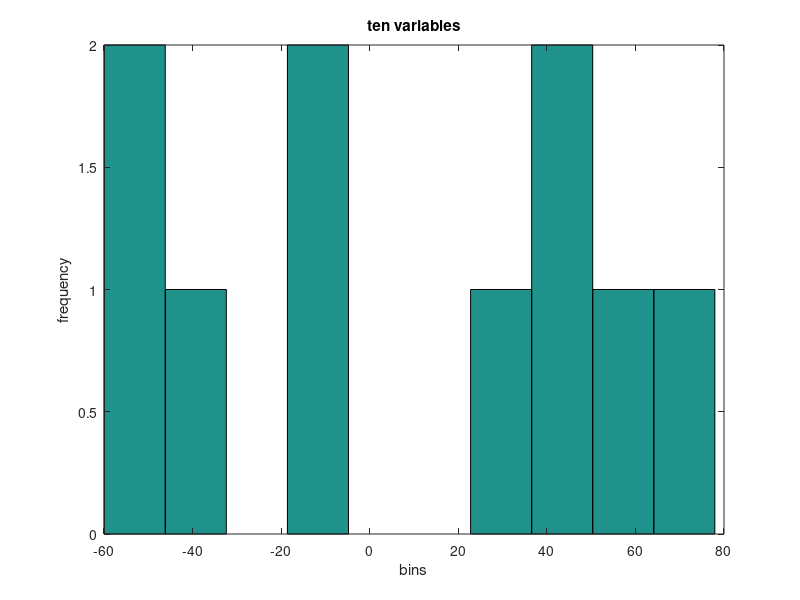
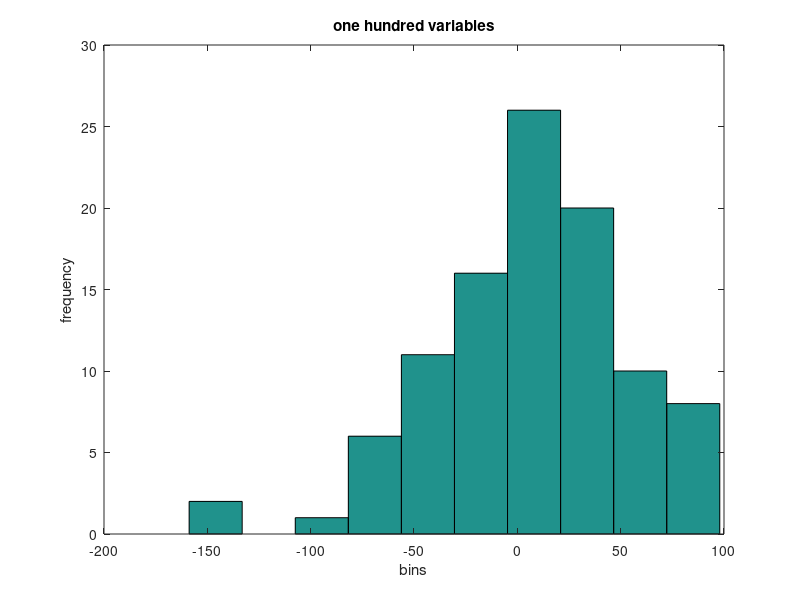
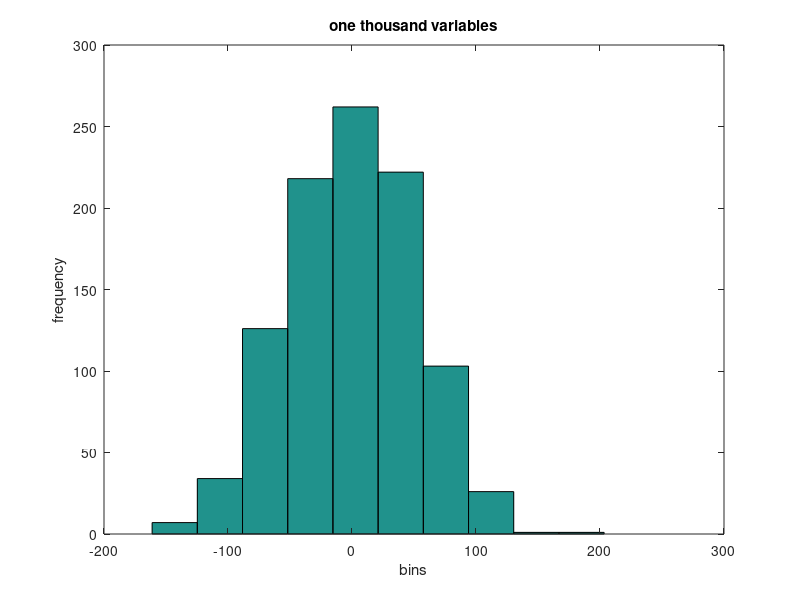
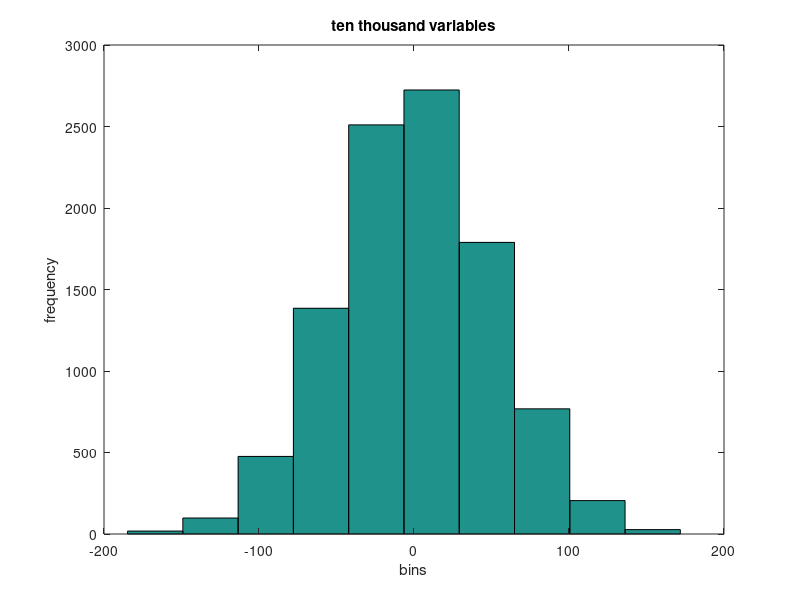

The MATLAB source for these figures, in order:
%%biweekly assignment 2 -Anthony Beckner
%assign variables and create vectors
varTen = 50*randn(10,1);
varHundred = 50*randn(100,1);
varThousand = 50*randn(1000,1);
varTT = 50*randn(10000,1);
n = 0;

%%Question 1

%%Part 1 -histogram
%evry three lines is: figure#; generate histogram; title and label
figure(1);
hist(varTen);
title('ten variables');ylabel('frequency');xlabel('bins');
figure(2)
hist(varHundred);
title('one hundred variables');ylabel('frequency');xlabel('bins');
figure(3)
hist(varThousand);
title('one thousand variables');ylabel('frequency');xlabel('bins');
figure(4)
hist(varTT);
title('ten thousand variables');ylabel('frequency');xlabel('bins');


%%Part 2 -greater than 50
for i = 1:length(varTen)
    if varTen(i) > 50
        n = n + 1;
    end
end
probabilityAboveFiftyInTen = n/length(varTen);
n = 0;
for i = 1:length(varHundred)
    if varHundred(i) > 50
        n = n + 1;
    end
end
probabilityAboveFiftyInHundred = n/length(varHundred);
n = 0;
for i = 1:length(varThousand)
    if varThousand(i) > 50
        n = n + 1;
    end
end
probabilityAboveFiftyInThousand = n/length(varThousand);
n = 0;
for i = 1:length(varTT)
    if varTT(i) > 50
        n = n + 1;
    end
end
probabilityAboveFiftyInTT = n/length(varTT);
n = 0;

%%Part 3 -greater than or equal to 50
for i = 1:length(varTen)
    if varTen(i) >= 50
        n = n + 1;
    end
end
probabilityAboveEqualFiftyInTen = n/length(varTen);
n = 0;
for i = 1:length(varHundred)
    if varHundred(i) >= 50
        n = n + 1;
    end
end
probabilityAboveEqualFiftyInHundred = n/length(varHundred);
n = 0;
for i = 1:length(varThousand)
    if varThousand(i) >= 50
        n = n + 1;
    end
end
probabilityAboveEqualFiftyInThousand = n/length(varThousand);
n = 0;
for i = 1:length(varTT)
    if varTT(i) >= 50
        n = n + 1;
    end
end
probabilityAboveEqualFiftyInTT = n/length(varTT);
n = 0;

%%Part 4 -between twenty and fifty
for i = 1:length(varTen)
    if varTen(i) < 50 && varTen(i) > 20
        n = n + 1;
    end
end
probabilitytwentyToFiftyInTen = n/length(varTen);
n = 0;
for i = 1:length(varHundred) 
    if varHundred(i) < 50 && varHundred(i) > 20
        n = n + 1;
    end
 end
probabilitytwentyToFiftyInHundred = n/length(varHundred);
n = 0;
for i = 1:length(varThousand)
    if varThousand(i) < 50 && varThousand(i) > 20
        n = n + 1;
    end
end
probabilitytwentyToFiftyInThousand = n/length(varThousand);
n = 0;
for i = 1:length(varTT)
    if varTT(i) < 50 && varTT(i) > 20
        n = n + 1;
    end
end
probabilitytwentyToFiftyInTT = n/length(varTT);
n = 0;

%%Part 5 -Analyses

%The probabilities are a ration of the number of times what we were looking
%for appeared to the number of times it could have appeared.
%This could range from 0 (none of the time) to 1 (every time). 
%When running the script 1 never appears as a probability because of the
%normal distribution. However, due to varTen's small size, sometimes 0 does
%appear.

%Increasing the vector length increases the adherence to the normal
%distribution. It also Increases the number of significant digits recorded
%in probability. 

%%Question 2
%first generate vector r
r = 15 + (32 - 15).*rand(600,1);

%%part 1 -mean
sumr = 0;
for i = (1:length(r))
    sumr = sumr + r(i);
end
meanr = sumr/length(r);

%%part 2 -standard deviation
Nr = 0;
for i=1:600
    Nr = Nr + ((r(i)- meanr)^2);
end;
   stdr = ((Nr/(600-1))^(1/2));

%%part 3 -check work
%check mean
meanrCheck = mean(r);
if meanrCheck == meanr
    disp('mean calculated correctly')
end
%check std
stdrCheck = std(r);
if stdrCheck == stdr
    disp('stdr calculated correctly')
end

%%part 4 -histogram
figure(5);
hist(r)
title('Histogram of r');xlabel('values');ylabel('frequency');

%%part 5 -Analysis
%matlab is very accurate and powerful.
%but this is limited in some cases.
%one case is when the number of variables in an array is small like in
%varTen. The histogram does not accurately reflect the bell curve.
%This is because the random numbers are only pseudorandom.
%Obviously, the closer the number of elements is to the number of bins the
%less like a bell curve it will look, as with any histogram. 